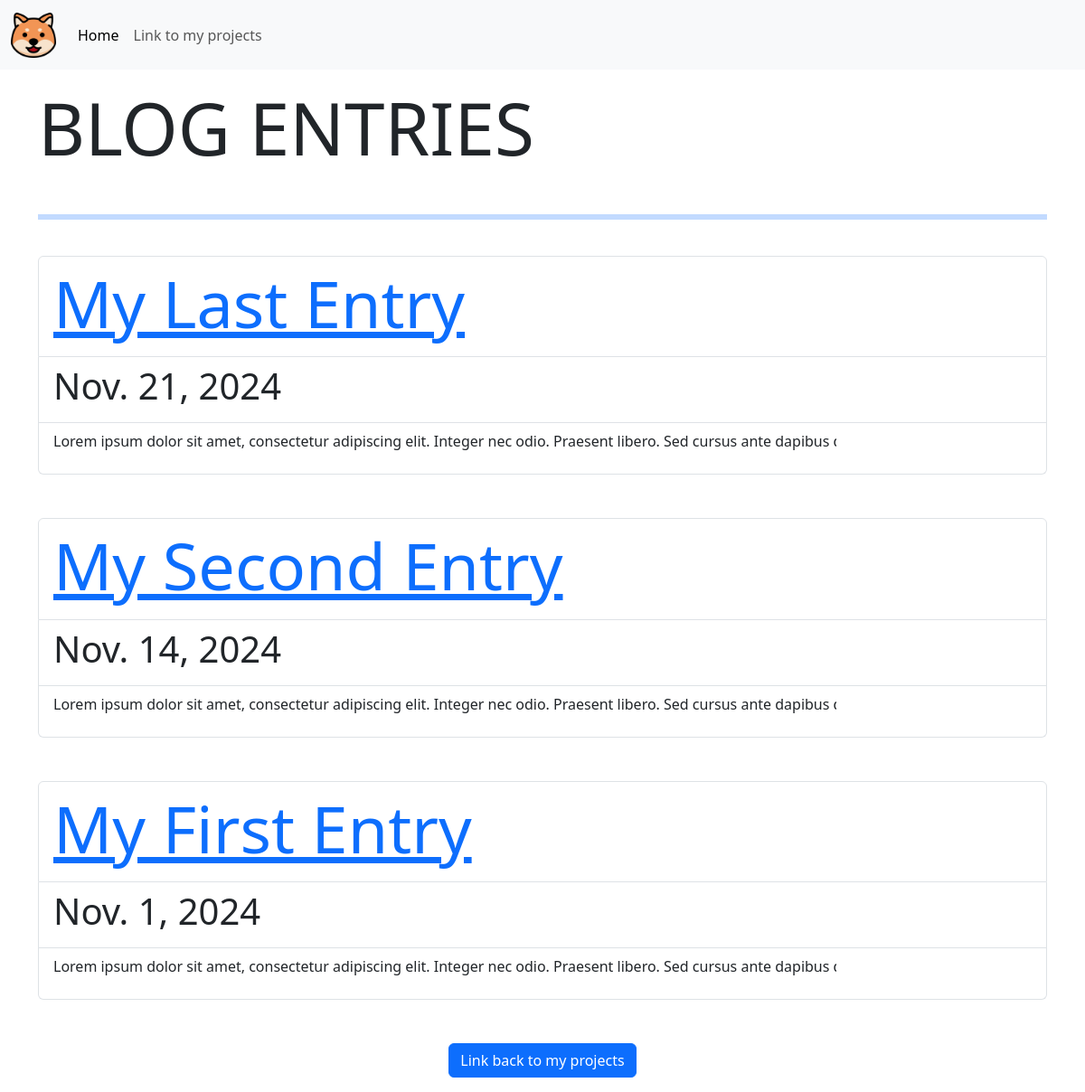
/blog/, run on an earlier commit of the app's database.
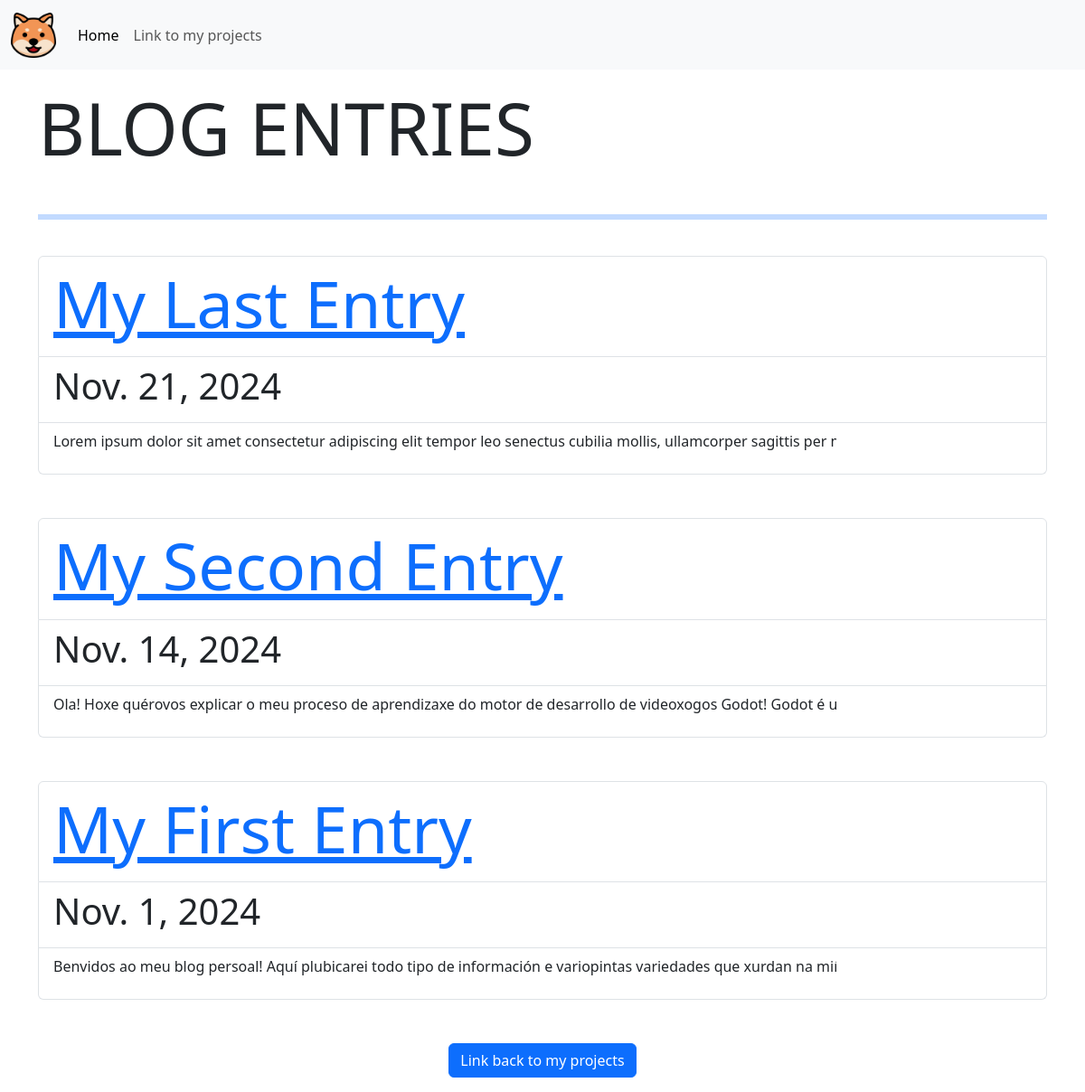
And on a later commit of the database.
### blog/models.py (models this page shows)
class Blog(models.Model):
    title = models.CharField(max_length=200)
    data = models.DateField()
    description = models.TextField()

### blog/views.py (the view)
# urls.py: path('', views.all_blogs,name='all_blogs'),
def all_blogs(request):
    blogs = Blog.objects.order_by('-data')[:5]
    return render(request,'blog/all_blogs.html',{'blogs':blogs})

### blog/templates/blog/all_blogs.html
<!DOCTYPE html>
{%extends 'blog/base.html'%} {% block content %} {%load static%}
<div class="container mt-3">
	<h1 class="display-1">BLOG ENTRIES</h1>
	<br />
	<hr class="border border-primary border-3 opacity-35" />
	<br />
	{%for blog in blogs%}
	<ul class="list-group">
		<li class="list-group-item">
			<h2 class="display-2">
				<a href="{% url 'blog:detail' blog.id %}">{{blog.title}}</a>
			</h2>
		</li>
		<li class="list-group-item">
			<h6 class="display-6">{{blog.data}}</h6>
		</li>
		<li class="list-group-item">
			<span class="d-block text-truncate" style="max-width: 80%">
				<p>{{blog.description}}</p>
			</span>
		</li>
	</ul>
	<br /><br />
	{%endfor%}
</div>
<p class="text-center">
	<a href="/" class="btn btn-primary">Link back to my projects</a>
</p>
{%endblock%}

What changed in the data, as far as the page shows it:
changed Blog "My Last Entry": description "Lorem ipsum dolor sit amet, consectetur adipiscing elit. Integer nec odio. Praesent libero. Sed cursus ante dapibu…" → "Lorem ipsum dolor sit amet consectetur adipiscing elit tempor leo senectus cubilia mollis, ullamcorper sagittis pe…"
changed Blog "My Second Entry": description "Lorem ipsum dolor sit amet, consectetur adipiscing elit. Integer nec odio. Praesent libero. Sed cursus ante dapibu…" → "Ola! Hoxe quérovos explicar o meu proceso de aprendizaxe do motor de desarrollo de videoxogos Godot! Godot…"
changed Blog "My First Entry": description "Lorem ipsum dolor sit amet, consectetur adipiscing elit. Integer nec odio. Praesent libero. Sed cursus ante dapibu…" → "Benvidos ao meu blog persoal! Aquí plubicarei todo tipo de información e variopintas variedades que xurdan na…"
